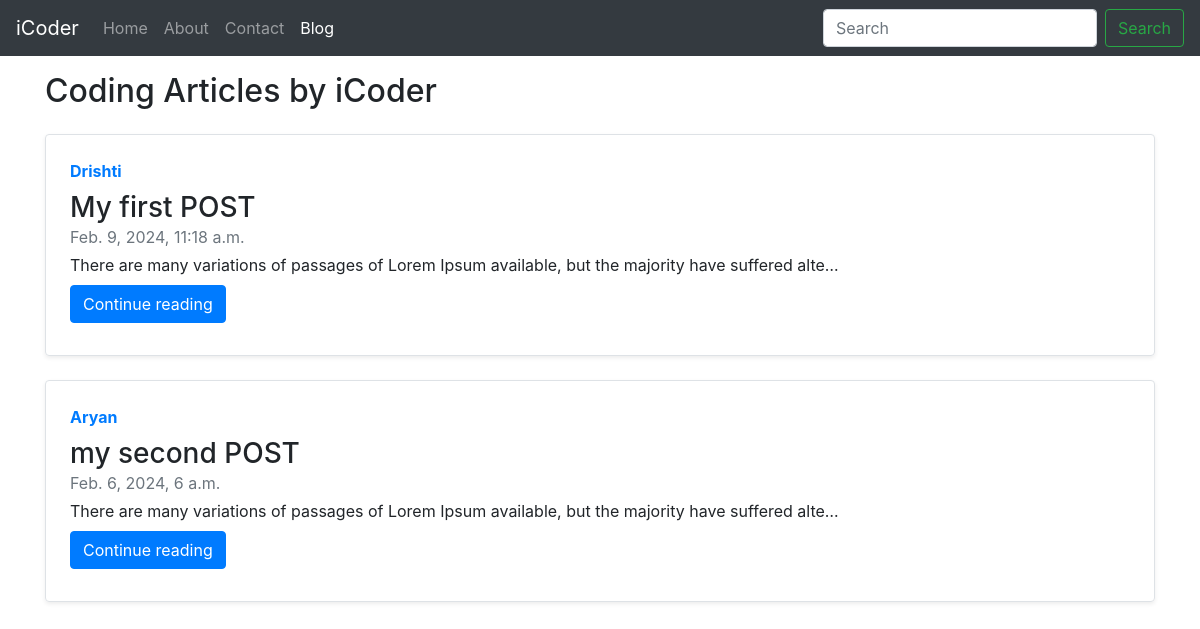
Screenshot of /blog/ with the database file from the repository.
### blog/models.py (models this page shows, shortened)
class Post(models.Model):
    s_no = models.AutoField(primary_key=True)
    title = models.CharField (max_length=50)
    content = models.TextField()
    author = models.CharField (max_length=50)
    slug= models.CharField (max_length=130)
    timestamp = models.DateTimeField(blank=True)

### blog/views.py (the view)
# urls.py: path('', views.blogHome, name="bloghome"),
def blogHome(request):
        allPosts= Post.objects.all()
        context={'allPosts': allPosts}
        return render(request, 'blog/blogHome.html', context)

### templates/blog/blogHome.html (shortened to what this page needs)
{% extends 'base.html' %}
{% block blogactive %} active {% endblock blogactive %}
{% block body %}
<div class="container my-3">
    <h2>Coding Articles by iCoder</h2>
    {%for post in allPosts%}
    <div class="row no-gutters border rounded overflow-hidden flex-md-row mb-4 shadow-sm h-md-250 my-4 position-relative">
        <div class="col p-4 d-flex flex-column position-static">
            <strong class="d-inline-block mb-2 text-primary">{{post.author}}</strong>
            <h3 class="mb-0">{{post.title}} </h3>
            <div class="mb-1 text-muted">{{post.timestamp}}</div>
            <p class="card-text mb-auto">{{post.content|truncatechars:100}}</p>
            <div class="my-2">
            	<a href="/blog/{{post.slug}}" role="button" class="btn btn-primary">Continue reading</a>
            </div>
        </div>
    </div>
    {% endfor %}
 {% endblock %}

### rows the page displays
Post: author "Drishti", title "My first POST", timestamp "Feb. 9, 2024, 11:18 a.m.", content "There are many variations of passages of Lorem Ipsum available, but the majority have suffered alte…"
Post: author "Aryan", title "my second POST", timestamp "Feb. 6, 2024, 6 a.m.", content "There are many variations of passages of Lorem Ipsum available, but the majority have suffered alte…"
